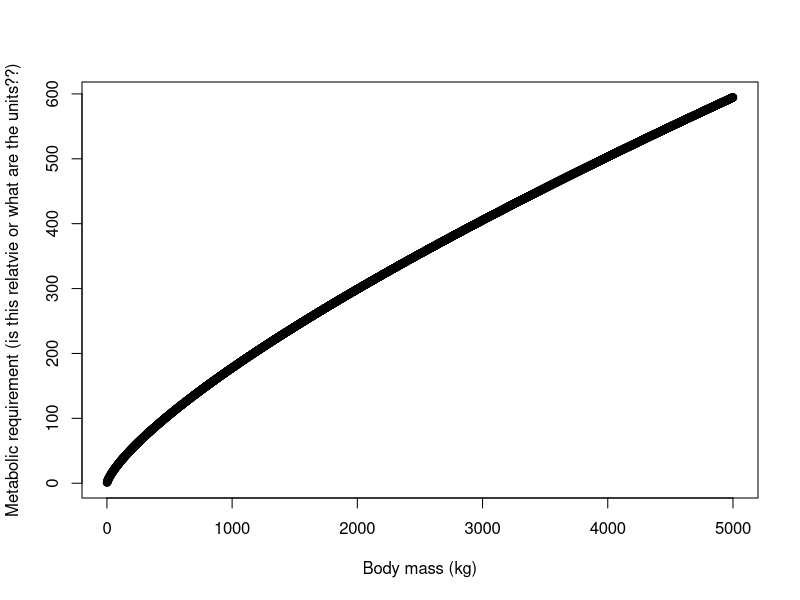
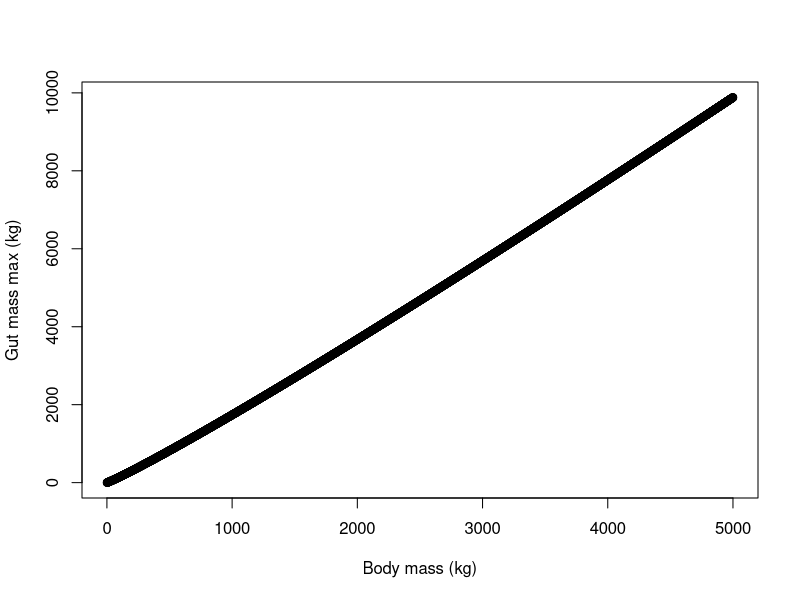
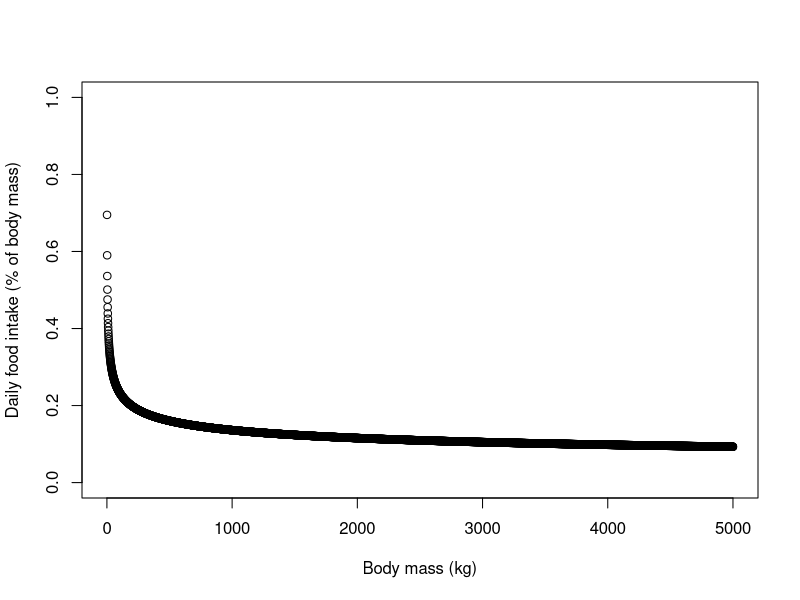

Write R code to recreate these figures, in order. (Note: this script raises an error after producing the figures.)
# Author: Liam Langan
# Herbivory trade-offs

## Relationships taken from From - Normal Owen Smith (The influence of very large body size on ecology) unless otherwise stated.
mass <- seq(1, 5000, by=1)

##------------------------------------------------------------------------------------------------
##------------------------------------------------------------------------------------------------
##------------------------------------------------------------------------------------------------
##------------------------------------------------------------------------------------------------
## Chapter 1 (Prologue)

##------------------------------------------------------------------------------------------------
##------------------------------------------------------------------------------------------------
##------------------------------------------------------------------------------------------------
##------------------------------------------------------------------------------------------------
## Chapter 2 (Morphology, evolutionary history and recent distribution)

##------------------------------------------------------------------------------------------------
##------------------------------------------------------------------------------------------------
##------------------------------------------------------------------------------------------------
##------------------------------------------------------------------------------------------------
## Chapter 3 (Food and other habitat resources)

##------------------------------------------------------------------------------------------------
##------------------------------------------------------------------------------------------------
##------------------------------------------------------------------------------------------------
##------------------------------------------------------------------------------------------------
## Chapter 4 (Space-time patterns of habitat use)

##------------------------------------------------------------------------------------------------
##------------------------------------------------------------------------------------------------
##------------------------------------------------------------------------------------------------
##------------------------------------------------------------------------------------------------
## Chapter 5 (Body size and nutritional physiology) 

# There was a function for life expectancy as a function of mass. I must find it.   

##------------------------------------------------------------------------------------------------
##------------------------------------------------------------------------------------------------

# metabolic requirement as a function of mass (Owen Smith then goes on to use the value 0.73)
# NOTE: the constant appears to be missing
metabolic_requitement <- function(mass) {mass^0.75} # refers strictly to maintainance requirements
plot(mass, metabolic_requitement(mass), ylab="Metabolic requirement (is this relatvie or what are the units??)", xlab="Body mass (kg)")

dik_dik_to_elephant <- metabolic_requitement(5000)/metabolic_requitement(5) # this matches value in book
# just need a basal metabilic requitement per kg

##------------------------------------------------------------------------------------------------
##------------------------------------------------------------------------------------------------
# gut content mass as function of herbivore mass
# NOTE: the constant appears to be missing, i.e. the constant should be <1 so that the mass the gut can store is less than the animals mass 
gut_mass_max <- function(mass){mass^1.08}
plot(mass, gut_mass_max(mass), ylab="Gut mass max (kg)", xlab="Body mass (kg)")


##------------------------------------------------------------------------------------------------
##------------------------------------------------------------------------------------------------
# daily food intake (organic matter) as percentage of body mass (function used = #2 below) 
# all options
# 1 - (grass hay, all species except pigmy hippo and giraffe) x <- function(mass){4.04*(mass^-0.184)}
# 2 - (grass hay, hindgut fermenters only) x <- function(mass){6.95*(mass^-0.236)} 
# 3 - (legume hay, all species except pigmy hippo and giraffe) x <- function(mass){7.31*(mass^-0.231)} 
# 4 - (legume hay, hindgut fermenters only) x <- function(mass){13.8*(mass^-0.315)} 
daily_food_intake <- function(mass){0.695*(mass^-0.236)} # Fig. 5.1 Normal Owen Smith
plot(mass, daily_food_intake(mass), ylab="Daily food intake (% of body mass)", xlab="Body mass (kg)", ylim=c(0,1))

# daily food intake as function of body mass (function used = #2 below) 
plot(mass, mass*daily_food_intake1(mass), ylab="Daily food intake (kg)", xlab="Body mass (kg)", ylim=c(0,1000))
lines(mass, mass*daily_food_intake1(mass), col="red", lwd=3)

##------------------------------------------------------------------------------------------------
##------------------------------------------------------------------------------------------------
# daily food intake (dry mass) as percentage of body mass (Fig. 5.2 Normal Owen Smith) 
daily_food_intake2 <- function(mass){0.6*(mass^-0.191)} # Fig. 5.2 Normal Owen Smith
plot(mass, daily_food_intake2(mass), ylab="Daily food intake (% of body mass)", xlab="Body mass (kg)", ylim=c(0,1))
lines(mass, daily_food_intake2(mass), col="red", lwd=3)

# daily food intake as function of body mass 
plot(mass, mass*daily_food_intake2(mass), ylab="Daily food intake (kg)", xlab="Body mass (kg)", ylim=c(0,1000))
lines(mass, mass*daily_food_intake2(mass), col="red", lwd=3)

##------------------------------------------------------------------------------------------------
##------------------------------------------------------------------------------------------------
# Mean retention time (h) of digesta in relation to body mass (Fig. 5.3 Normal Owen Smith), original ref. (Foose, 1982) (function used = #2 below) 
# all options
# 1 - (grass hay, all species) x <- function(mass){46.10*(mass^0.048)}
# 2 - (grass hay, hindgut fermenters only) x <- function(mass){32.00*(mass^0.075)} 
# 3 - (grass hay, perissodactyls only) x <- function(mass){22.80*(mass^0.135)} 
# 4 - (legume hay, all species) x <- function(mass){36.60*(mass^0.061)} 
# 5 - (legume hay, hindgut fermenters only) x <- function(mass){23.4*(mass^0.106)} 
# 6 - (legume hay, perissodactyls only) x <- function(mass){12.8*(mass^0.177)} 

mean_retention_time_hindgut <- function(mass){32*(mass^0.135)} # Fig. 5.3 Normal Owen Smith
plot(mass, mean_retention_time_hindgut(mass), ylab="Mean retention time (h)", xlab="Body mass (kg)", ylim=c(0,120))

log_e_residual_digestable_cell_wall <- function(mean_retention_time_hindgut){ (4.95 - (0.034*mean_retention_time_hindgut))} # Fig. 5.5 Normal Owen Smith
# 0.7 scales to a maximum of 70% digestion
cell_wall_digestion_percent <- function(log_e_residual_digestable_cell_wall) { (100 - exp(log_e_residual_digestable_cell_wall(mean_retention_time_hindgut(mass))))*0.7} # Fig. 5.5 Normal Owen Smith
# I have no access to original paper (Waldo, D. R., Smith, L. W. & Cox, E. L. (1972). Model of cellulose disappearance from the rumen. J. Dairy Science, 55, 1 25-8.)
plot(mean_retention_time_hindgut(mass), cell_wall_digestion_percent(log_e_residual_digestable_cell_wall(mean_retention_time_hindgut(mass))), xlab="Mean retention time (h)", ylab="Cell wall digestion (%)" ) # this looks correct
plot(mass, cell_wall_digestion_percent(log_e_residual_digestable_cell_wall(mean_retention_time_hindgut(mass))), xlab="Body Mass (kg)", ylab="Cell wall digestion (%)" ) # this looks correct
#plot(mass, cell_wall_digestion_percent(log_e_residual_digestable_cell_wall(mean_retention_time_hindgut(mass))), xlab="Body Mass (kg)", ylab="Cell wall digestion (%)", xlim=c(1,30) ) # this looks correct

##------------------------------------------------------------------------------------------------
##------------------------------------------------------------------------------------------------
##------------------------------------------------------------------------------------------------
##------------------------------------------------------------------------------------------------

## Chapter 6 (Body size and nutritional physiology) 

# "Crude protein concentrations in the stomach contents of large herbivores during the dry season in relation to body size" (Owen Smith)
percent_crude_protein_stomach <- function(mass) {21.6*(mass^-0.23)} # Fig. 6.1 Normal Owen Smith (ruminants only excluding giraffe)
plot(mass, percent_crude_protein_stomach(mass), ylab="Daily food intake (% of body mass)", xlab="Body mass (kg)", ylim=c(0,20))

##------------------------------------------------------------------------------------------------
##------------------------------------------------------------------------------------------------
# Fermentation rate (umol gas g (dry matter)^-1 h^-1) in expressed as gas production in relation to body mass. 
fermentation_rate <- function(mass) {945*(mass^-0.22)} # Fig. 6.2 Normal Owen Smith
plot(mass, fermentation_rate(mass), xlab="Mass (kg)", ylab="Fermentation rate (umol gas g (dry matter)^-1 h^-1)" ) # this looks correct

##------------------------------------------------------------------------------------------------
##------------------------------------------------------------------------------------------------
# Proportion (%) of non-stem material (leaves, leaf sheaths, fruits) in rumen or stomach content of large herbivores in relation to body mass
# for elephants it's based on replicated food intake and hippo from fecal samples
non_stem_in_digesta <- function(mass) {pmin(100, (116*(mass^-0.118)))} # pmin as eq. extends above 100% # Fig. 6.3 Normal Owen Smith
plot(mass, non_stem_in_digesta(mass), xlab="Mass (kg)", ylab="(%) of non-stem material" ) # this looks correct

##------------------------------------------------------------------------------------------------
##------------------------------------------------------------------------------------------------
# Daily foraging time (% of day) of large herbivores in relation to body mass. (function used = #1 below)
# all options
# 1 - (all species) x <- function(mass){24.20*(mass^0.12)}
# 2 - (ruminants only) x <- function(mass){27.90*(mass^0.08)} 
# 3 - (non-ruminants only) x <- function(mass){19.00*(mass^0.17)}

percent_foraging_time <- function(mass) {24.20*(mass^0.12)} # Fig. 6.4 Normal Owen Smith
plot(mass, percent_foraging_time(mass), xlab="Mass (kg)", ylab="(% of day) Foraging time" ) # this looks correct

##------------------------------------------------------------------------------------------------
##------------------------------------------------------------------------------------------------
# Female home range area (km^2)(plot gives km2, eqn. gives ha) as a function of adult female body mass. Likely not needed but for completeness.
home_range <- function(mass) {1.35*(mass^1.25)} # Fig. 6.6 Normal Owen Smith
plot(mass, home_range(mass)/100, xlab="Female adult Mass (kg)", ylab="Home range area (km^2)" ) # this looks correct

##------------------------------------------------------------------------------------------------
##------------------------------------------------------------------------------------------------
# Home range extent per individual (km^2)(plot gives km2, eqn. gives ha) as a function of adult body mass. Likely not needed but for completeness.
# excludes mega herbivores. Calculated by dividing home range extent by size of social group. Social group size requires imformation about the
# behavioural ecology of species and as such is not useable/useful for what we need to do.  
home_range_per_individual <- function(mass) {1.07*(mass^0.83)} # Fig. 6.7 Normal Owen Smith
plot(mass, home_range_per_individual(mass), xlab="Female adult Mass (kg)", ylab="Home range extent per individual (ha)" , xlim=c(0,600), ylim=c(0,300)) # this looks correct

##------------------------------------------------------------------------------------------------
##------------------------------------------------------------------------------------------------
##------------------------------------------------------------------------------------------------
##------------------------------------------------------------------------------------------------
# Chapter 9. deals with body-size and sociobiology. Noteworthy is that there is often a reduced probability of predation with increasing group size (higher fitness) 
# while there is reduced foraging efficiency with increasing group size (reduced fitness). This implies a there is a maximum fitness point in relation to group size, 
# foraging efficency and predation. These maximum fitness points will depend on mass, certainly predation will depend on mass of a prey individauls w.r.t. the mass of the predator.
# Fig. 9.1, Fig 9.2

##------------------------------------------------------------------------------------------------
##------------------------------------------------------------------------------------------------
##------------------------------------------------------------------------------------------------
##------------------------------------------------------------------------------------------------
# Chapter 10. Body-size and reproductive patterns. This chapter is crucial.

# Age at first conception (y) in relation to body mass (kg). I want to use this to determine the size an individual needs to reach before it can reproduce. 
# all options - (using option 1)
# 1 - (all species) x <- function(mass){0.41*(mass^0.32)}
# 2 - (mega herbivores excluded) x <- function(mass){0.54*(mass^0.25)} 

age_to_first_baby <- function(mass) {0.41*(mass^0.32)} # Fig. 10.1 Normal Owen Smith
plot(mass, age_to_first_baby(mass), xlab="Body mass (kg)", ylab="Age at first conception (y)" ) # this looks correct

##------------------------------------------------------------------------------------------------
##------------------------------------------------------------------------------------------------
# Birth interval (month) in relation to body mass (kg)
# all options - (using option 1)
# 1 - (all species) x <- function(mass){3.40*(mass^0.27)}
# 2 - (mega herbivores excluded) x <- function(mass){5.00*(mass^0.17)} 
birth_interval <- function(mass) {3.40*(mass^0.27)} # Fig. 10.2 Normal Owen Smith
plot(mass, birth_interval(mass)/12, xlab="Body mass (kg)", ylab="Birth interval (y)" ) # this looks correct

##------------------------------------------------------------------------------------------------
##------------------------------------------------------------------------------------------------
# Gestation time (y) in relation to body mass (female body mass).
# all options - (using option 1)
# 1 - (all species) x <- function(mass){3.15*(mass^0.20)}
# 2 - (mega herbivores excluded) x <- function(mass){3.49*(mass^0.17)} 
gestation_time <- function(mass) {3.15*(mass^0.20)} # Fig. 10.3 Normal Owen Smith
plot(mass, gestation_time(mass)/12, xlab="Body mass (kg)", ylab="Gestation time (y)" ) # this looks correct

##------------------------------------------------------------------------------------------------
##------------------------------------------------------------------------------------------------
# Neonatal mass (kg) in relation to maternal mass (female body mass).
# all options - (using option 1)
# 1 - (all species) x <- function(mass){0.23*(mass^0.79)}
# 2 - (mega herbivores excluded) x <- function(mass){0.17*(mass^0.87)} 
neonatal_mass <- function(mass) {0.23*(mass^0.79)} # Fig. 10.4 Normal Owen Smith
plot(mass, neonatal_mass(mass), xlab="Maternal body mass (kg)", ylab="neonatal_mass (kg)" ) # this looks correct

##------------------------------------------------------------------------------------------------
##------------------------------------------------------------------------------------------------
# Sex ratio, Fig. 10.5. I'm happy to assume even sex ratio. 

##------------------------------------------------------------------------------------------------
##------------------------------------------------------------------------------------------------
##------------------------------------------------------------------------------------------------
##------------------------------------------------------------------------------------------------
# Chapter 11. Demography ### should emerge based on trade-offs 

##------------------------------------------------------------------------------------------------
##------------------------------------------------------------------------------------------------
##------------------------------------------------------------------------------------------------
##------------------------------------------------------------------------------------------------
# Chapter 12. Community interactions 
# need equation which defines the probability an individual will kill/top-kill a tree based on body mass 

##------------------------------------------------------------------------------------------------
##------------------------------------------------------------------------------------------------
##------------------------------------------------------------------------------------------------
##------------------------------------------------------------------------------------------------
# Chapter 13. Body size and population regulation
# see appendix 2 for Owen Smiths model using scaling parameters
# "The only adjustment that can prevent or reduce episodic overexploitation of food resources during droughts is dispersal.". Seems to be apparent in Pachzelt model.

##------------------------------------------------------------------------------------------------
##------------------------------------------------------------------------------------------------
##------------------------------------------------------------------------------------------------
##------------------------------------------------------------------------------------------------
# Chapter 14. Body size and ecosystem processes
# see chapter 5 for basal metabolic rates, here it seems to be 
metabolic_cost <- function(mass) {mass^0.25} 
plot(mass, metabolic_cost(mass), xlab="Mass (kg)", ylab="Cost (?)" ) # this looks correct

# there are equations which related total population biomass to individual body mass (Fig. 14.1, Fig. 14.2). 
# it would be however nice if the model we design could reproduce this. 
# Fig. 14.3 gives herbivore biomass against rainfall - useful for benchmarking

##------------------------------------------------------------------------------------------------
##------------------------------------------------------------------------------------------------
##------------------------------------------------------------------------------------------------
##------------------------------------------------------------------------------------------------
# Chapter 15. Late pleistocence extinctions
